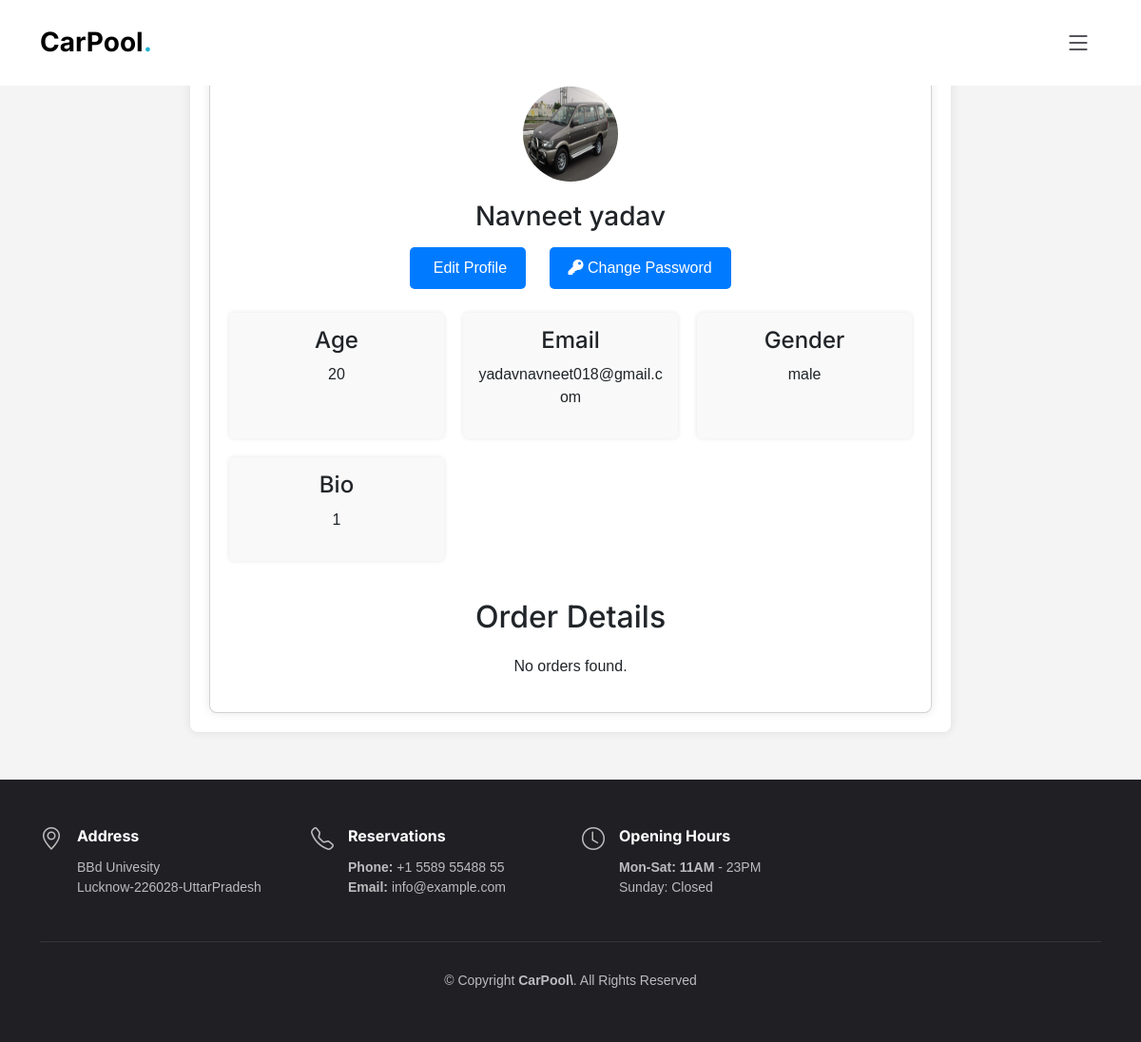
The app's page /profile (signed in) with its own data.
### shop/models.py (models this page shows, shortened)
class Profile(models.Model):
  user = models.ForeignKey(User, on_delete=models.CASCADE, default=1)
  geneder_choices = (
    ('male','Male'),
    ('female','Female'),
    ('other','Other')
  )
  name = models.CharField(max_length=50)
  bio = models.CharField(max_length=200,default=1)
  gender= models.CharField(max_length=10,choices=geneder_choices)
  image = models.ImageField(upload_to='profiles')
  age = models.IntegerField()
  email = models.EmailField()
  number = models.CharField(max_length=10)

### shop/views.py (the view)
# urls.py: path('profile', profile_view, name='profile'),
@login_required
def profile_view(request):
    orders = Order.objects.filter(user=request.user)
    profile = Profile.objects.filter(user=request.user).first()
    if not profile:
        return redirect('profile_update')
    return render(request, 'profile.html', {
        'profile': profile,
        'orders': orders
    })

### templates/profile.html (shortened to what this page needs)
{% extends 'layout/base.html' %}
{% block content %}
<!DOCTYPE html>
<html lang="en">
<head>
</head>
<body>
    <div class="profile-page">
    <section class="container">
        <div class="card text-center">
            <div class="profile">
                {% if profile.image %}
                    <img src="{{ profile.image.url }}" alt="Profile Image" width="100" height="100">
                {% endif %}
                <h3>{{ profile.name }}</h3>
                {% if request.user == profile.user %}
                    <a href="{% url 'profile_edit' %}"> Edit Profile</a>
                    <a href="{% url 'change_password' %}"><i class="fa fa-key"></i> Change Password</a>
                {% endif %}
            </div>
            <div class="grid-container">
                <div class="grid-item">
                    <h4>Age</h4>
                    <p>{{ profile.age }}</p>
                </div>
                <div class="grid-item">
                    <h4>Email</h4>
                    <p>{{ profile.email }}</p>
                </div>
                <div class="grid-item">
                    <h4>Gender</h4>
                    <p>{{ profile.gender }}</p>
                </div>
                <div class="grid-item">
                    <h4>Bio</h4>
                    <p>{{ profile.bio }}</p>
                </div>
            </div>
            <div class="orders">
                <h2>Order Details</h2>
                <ul>
                    {% for order in orders %}
                        <li>
                            <span>Order ID: {{ order.order_id }}</span>
                            <div>
                                <a href="{% url 'order_detail' order.order_id %}">View Details</a>
                                <a href="{% url 'cancel_order' order.order_id %}">Cancel Order</a>
                            </div>
                        </li>
                    {% empty %}
                        <p>No orders found.</p>
                    {% endfor %}
                </ul>
            </div>
        </div>
    </section>
    </div>
</body>
</html>
{% endblock content %}

### assets/css/main.css (style rules this page uses)
:root { --font-default: "Open Sans", system-ui, -apple-system, "Segoe UI", Roboto, "Helvetica Neue", Arial, "Noto Sans", "Liberation Sans", sans-serif, "Apple Color Emoji", "Segoe UI Emoji", "Segoe UI Symbol", "Noto Color Emoji"; --font-primary: "Roboto", sans-serif !important; --font-secondary: "Inter", sans-serif; }
:root { --color-default: #212529; --color-primary: #21b2d2; --color-secondary: #37373f; }
:root { scroll-behavior: smooth; }
body { font-family: var(--font-default); color: var(--color-default); }
a { color: var(--color-primary); text-decoration: none; }
h1, h2, h3, h4, h5, h6 { font-family: var(--font-secondary); }
section { overflow: hidden; padding: 80px 0; scroll-margin-top: 90px; overflow: clip; }

### templates/profile.html (style rules this page uses)
body { font-family: Arial, sans-serif; background-color: #f4f4f4; margin: 0; padding: 0; }
.profile-page .container { max-width: 800px; margin: 50px auto; padding: 20px; background-color: #fff; box-shadow: 0 0 10px rgba(0, 0, 0, 0.1); border-radius: 8px; }
.profile-page .card { width: 100%; padding: 20px; box-shadow: 0 0 10px rgba(0, 0, 0, 0.1); border-radius: 8px; background-color: #fff; }
.profile img { border-radius: 50%; margin-bottom: 10px; }
.profile h3 { margin: 10px 0; }
.profile a { display: inline-block; margin: 5px 10px; padding: 10px 20px; background-color: #007bff; color: #fff; text-decoration: none; border-radius: 5px; transition: background-color 0.3s ease; }
.grid-container { display: grid; grid-template-columns: repeat(auto-fill, minmax(200px, 1fr)); gap: 20px; margin-top: 20px; }
.grid-item { padding: 15px; background-color: #f9f9f9; border-radius: 5px; box-shadow: 0 0 5px rgba(0, 0, 0, 0.1); text-align: center; }
.grid-item h4 { margin-bottom: 10px; }
.orders { margin-top: 40px; }
.orders h2 { margin-bottom: 20px; }
.orders ul { list-style-type: none; padding: 0; }

### records on screen
Profile: image (picture), name "Navneet yadav", age "20", email "yadavnavneet018@gmail.com", gender "male", bio "1"
